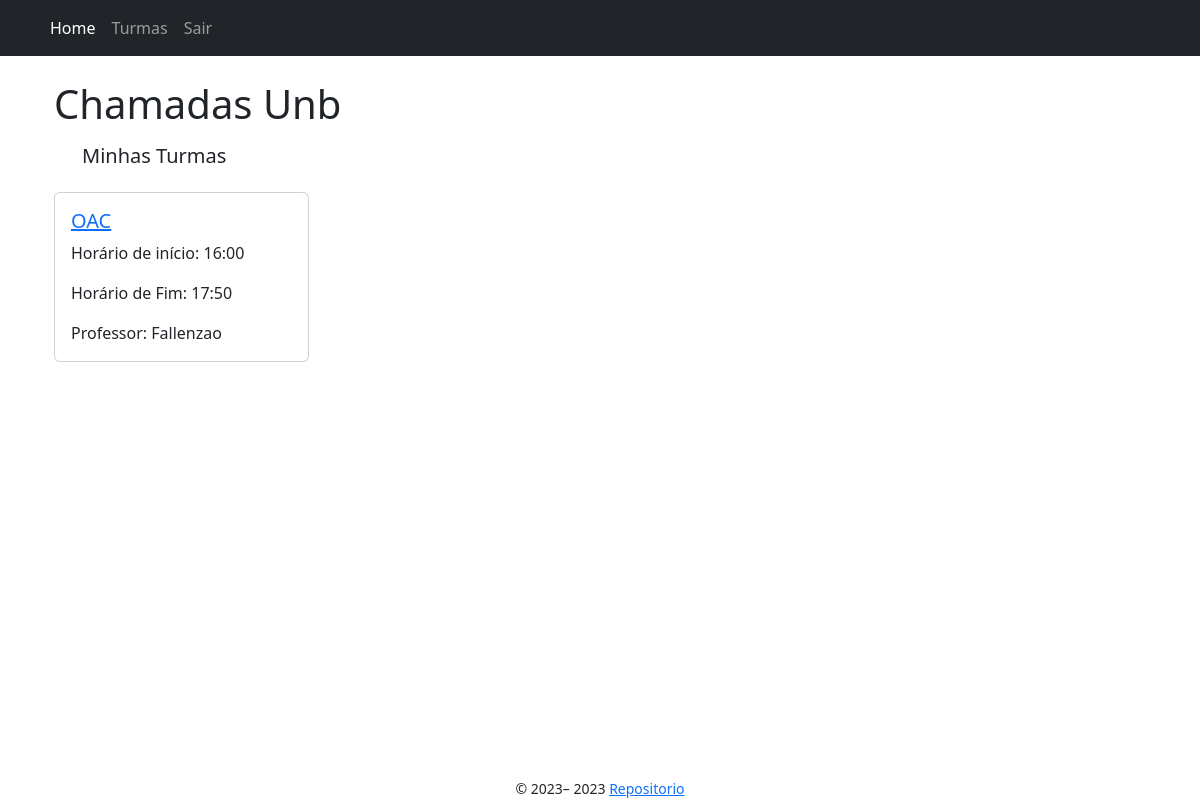
/ (signed in), run on the app's committed database.
### app/models/turma.py (models this page shows)
class Turma(db.Model):
    __tablename__ = "turma"
    id = db.Column(db.Integer, primary_key=True)
    nome = db.Column(db.String(100), nullable=False)
    horario_inicio = db.Column(db.Time, nullable=False)
    horario_fim = db.Column(db.Time, nullable=False)
    senha = db.Column(db.String(200), nullable=False)
    semestre = db.Column(db.Integer, nullable=False)
    professor_id = db.Column(db.Integer, db.ForeignKey(
        'professor.id'), nullable=False)
    aulas = db.relationship('Aula', backref=db.backref('turma_aulas', lazy=True)) #1 to N
    def __repr__(self) -> str:
        return "<Turma %r>" % self.id

### app/models/usuario.py (models this page shows)
class Usuario(UserMixin,db.Model):
    id = db.Column(db.Integer, primary_key=True)
    nome = db.Column(db.String(150), nullable=False)
    matricula = db.Column(db.String(15), unique=True, nullable=False)
    email = db.Column(db.String(100), unique=True, nullable=False)
    senha = db.Column(db.String(200), nullable=False)
    tipo_usuario = db.Column(
        Enum("aluno", "professor", name="tipo_usuario"), nullable=False)

### app/controllers/index.py (the view)
@bp.route("/", methods=["GET"])
@login_required
def index():
    print(f"turmas do usuario: {current_user.turmas}")
    print(f"user: {current_user}")
    return render_template("index.jinja2", user=current_user)

### app/models/aluno.py (called while the page is built)
    def __repr__(self) -> str:
        return f"<Aluno {self.id}> Nome:{self.nome} - Matricula:{self.matricula} - Email:{self.email} - Turmas:{self.turmas}"

### app/templates/index.jinja2
{% extends "base.jinja2" %}
{% block head %}
    {{ super() }}
{% endblock %}
{% block content %}
<div class="container">
    <h1>Chamadas Unb</h1>
    <div class="row rows-col-1 m-3">
            <h5>Minhas Turmas</h5>
        </div>
    <div id="my-courses" class="row row-col-1 row-cols-md-2 row-cols-lg-4">
        {% for turma in user.turmas %}
            <div class="col mb-4">
                    <div class="card">
                        <div class="card-body">
                            <a href="{{ url_for('turmas.show', id=turma.id) }}">
                                <h5 class="card-title">{{ turma.nome }}</h5>
                            </a>
                            <p>Horário de início: {{ turma.horario_inicio.strftime('%H:%M') }}</p>
                            <p>Horário de Fim: {{ turma.horario_fim.strftime('%H:%M') }}</p>
                            <p class="card-text">Professor: {{ turma.professor.nome }}</p>
                        </div>
                    </div>
                </div>
        {% endfor %}
    </div>
</div>
{% endblock %}

### app/static/style.css (style rules this page uses)
* { box-sizing: border-box; margin: 0; padding: 0; }
body { display: grid; min-height: 100vh; min-width: 100vw; grid-template-columns: 1fr; grid-template-rows: auto 1fr auto; grid-template-areas: "header" "main" "footer"; }

### data on the page
Turma: nome "OAC", horario_inicio "16:00", horario_fim "17:50", professor.nome "Fallenzao"

### other printed values
{{ render_nav_item("index.index", "Home") }} "Home"
{{ render_nav_item("turmas.index", "Turmas") }} "Turmas"
{{ render_nav_item("auth.logout", "Sair") }} "Sair"
